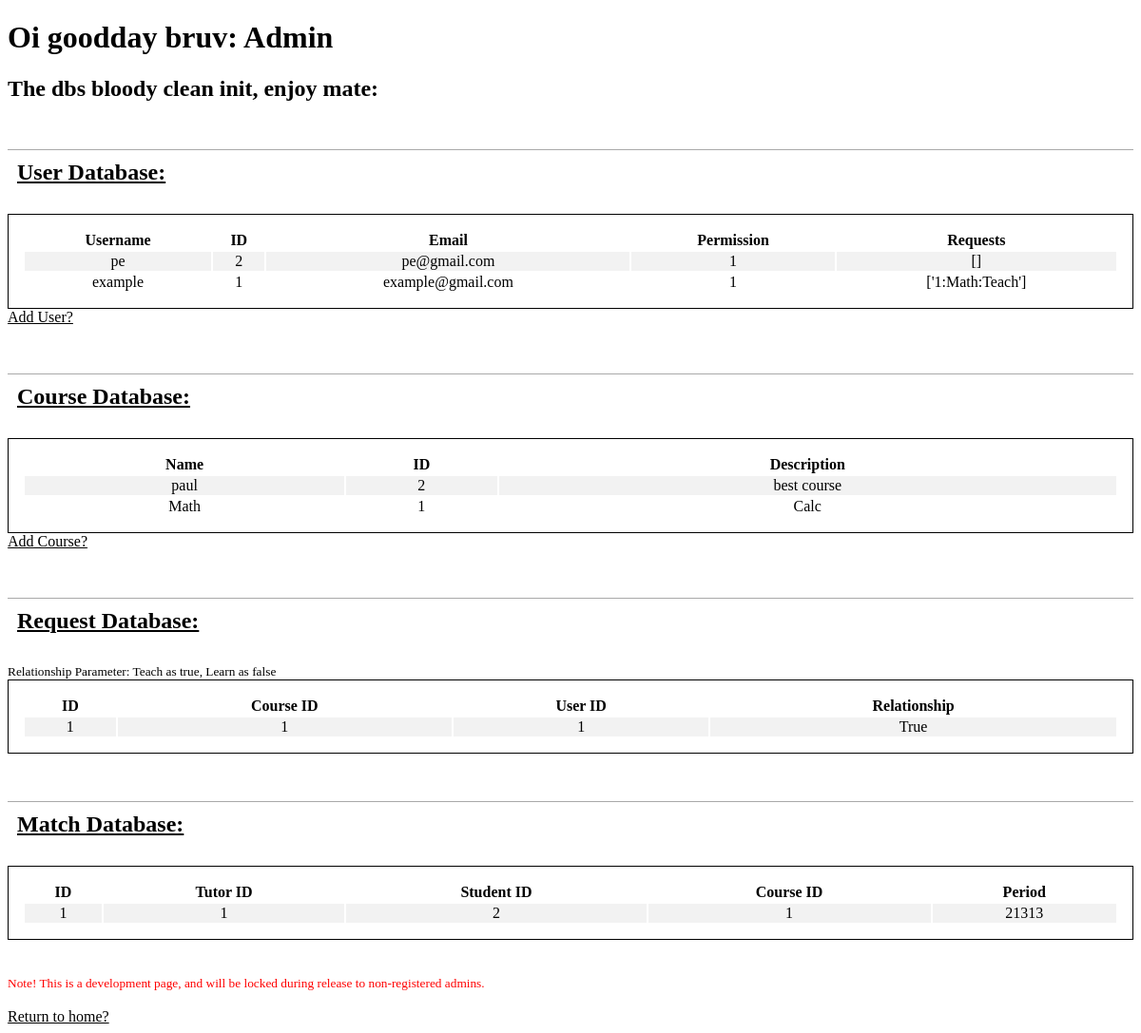
/admin, run on an earlier commit of the app's database.
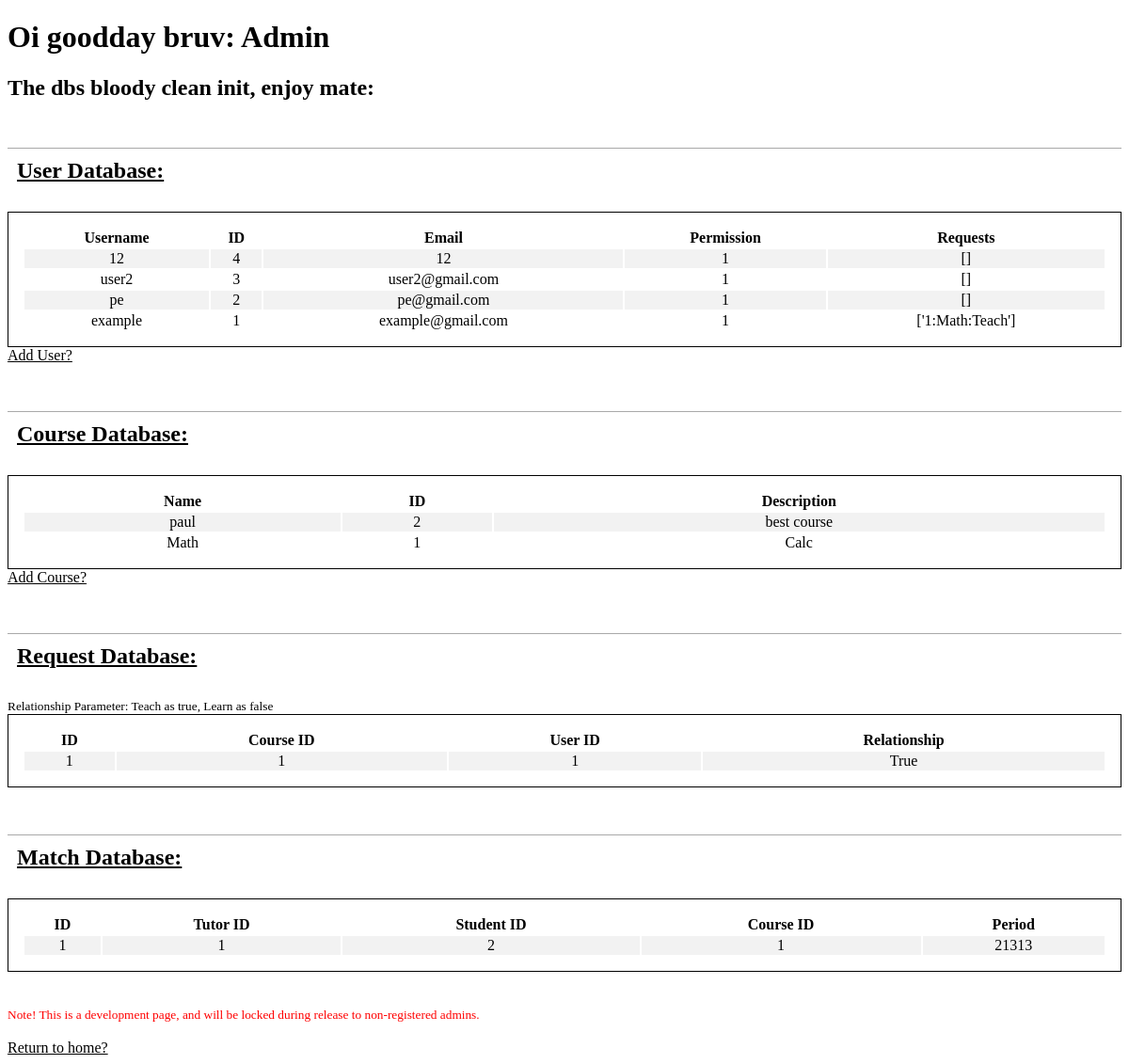
And on a later commit of the database.
### PeerTutor/models.py (models this page shows, shortened)
class User(db.Model, UserMixin):
    __tablename__ = 'user'
    id = db.Column(db.Integer, primary_key=True)
    username = db.Column(db.String(20), unique=True, nullable=False)
    email = db.Column(db.String(120), unique=True, nullable=False)
    password = db.Column(db.String(60), nullable=False)
    permission = db.Column(db.Integer, default='1')
    grade = db.Column(db.Integer, nullable=False)
    date_joined = db.Column(db.DateTime, nullable=False, default=datetime.utcnow)
    gradeLevels = db.Column(db.String(120), default="8,9,10,11,12") #8 means all middle school
    schedule = db.relationship('Schedule', backref='user', lazy=True)
    matches = db.Column(db.PickleType, nullable=True)
    requests = db.relationship('CourseRequest', backref='user', lazy=True)

class CourseRequest(db.Model):
    __tablename__ = 'courseRequest'
    id = db.Column(db.Integer, primary_key=True)
    user_id = db.Column(db.Integer, db.ForeignKey('user.id'), nullable=False)
    course_id = db.Column(db.Integer, nullable=False)
    relationship = db.Column('relationship', db.Boolean, nullable=False)

class Course(db.Model):
    __tablename__ = 'course'
    id = db.Column(db.Integer, primary_key=True)
    name = db.Column(db.String(20), unique=True, nullable=False)
    description = db.Column(db.Text, nullable=False)

class Match(db.Model):
    __tablename__ = 'match'
    id = db.Column(db.Integer, primary_key=True)
    tutor_id = db.Column(db.Integer, nullable=False)
    tutee_id = db.Column(db.Integer, nullable=False)
    course_id = db.Column(db.Integer, nullable=False)
    period = db.Column('period', db.String, nullable=False)

### PeerTutor/admin/routes.py (the view)
@admin.route("/admin")
def adminPage():
    users = User.query.order_by(User.date_joined.desc()).all()
    courses = Course.query.order_by(Course.id.desc()).all()
    requests = CourseRequest.query.order_by(CourseRequest.id.desc()).all()
    matches = Match.query.order_by(Match.id.desc()).all()
    return render_template('/admin.html', users=users, courses=courses,
        get_user_requests=get_user_requests, requests=requests, extract=extract,
        matches=matches)

### PeerTutor/admin/utils.py (called while the page is built)
def get_user_requests(user):
    requests = CourseRequest.query.filter_by(user=user).all()
    array_requests = []
    for request in requests:
        relationship = request.relationship
        if relationship == True:
            teachOrLearn = "Teach"
        else:
            teachOrLearn = "Learn"
        array_requests.append(str(request.id) + ":" + Course.query.get(request.id).name + ":" + teachOrLearn)
    return array_requests

### PeerTutor/templates/admin.html (shortened to what this page needs)
{% extends 'base.html' %}
{% block content %}
    <h1> Oi goodday bruv: Admin </h1>
    <h2> The dbs bloody clean init, enjoy mate: </h2>
    <h2 class="admin-table-title"> User Database: </h2>
    <table class="admin-table">
        <tr>
            <th> Username </th>
            <th> ID </th>
            <th> Email </th>
            <th> Permission </th>
            <th> Requests </th>
        </tr>
        {% for user in users %}
            <tr>
                <td> {{ user.username }} </td>
                <td> {{ user.id }} </td>
                <td> {{ user.email }} </td>
                <td> {{ user.permission }} </td>
                <td> {{ get_user_requests(user) }} </td>
            </tr>
        {% endfor %}
    </table>
    <a class="development-link" href="{{ url_for('admin.addUser')}}"> Add User? </a>
    <h2 class="admin-table-title"> Course Database: </h2>
    <table class="admin-table">
        <tr>
            <th> Name </th>
            <th> ID </th>
            <th> Description </th>
        </tr>
        {% for course in courses %}
            <tr>
                <td> {{ course.name }} </td>
                <td> {{ course.id }} </td>
                <td> {{ course.description }} </td>
            </tr>
        {% endfor %}
    </table>
    <a class="development-link" href="{{ url_for('admin.addCourse')}}"> Add Course? </a>
    <br>
    <h2 class="admin-table-title"> Request Database: </h2>
    <small>
        Relationship Parameter: Teach as true, Learn as false
    </small>
    <table class="admin-table">
        <tr>
            <th> ID </th>
            <th> Course ID </th>
            <th> User ID </th>
            <th> Relationship </th>
        </tr>
        {% for request in requests %}
            <tr>
                <td> {{ request.id }} </td>
                <td> {{ request.user_id }} </td>
                <td> {{ request.course_id }} </td>
                <td> {{ request.relationship}} </td>
            </tr>
        {% endfor %}
    </table>
    <h2 class="admin-table-title"> Match Database: </h2>
    <table class="admin-table">
        <tr>
            <th> ID </th>
            <th> Tutor ID </th>
            <th> Student ID </th>
            <th> Course ID </th>
            <th> Period </th>
        </tr>
        {% for match in matches %}
            <tr>
                <td> {{ match.id }} </td>
                <td> {{ match.tutor_id }} </td>
                <td> {{ match.tutee_id }} </td>
                <td> {{ match.course_id }} </td>
                <td> {{ match.period }} </td>
            </tr>
        {% endfor %}
    </table>
    <br> <br>
    <small style="color:red">
        Note! This is a development page, and will be locked during release to non-registered admins.
    </small>
    <br> <br>
    <a class="development-link" href="{{url_for('main.home')}}"> Return to home? </a>
{% endblock %}

### PeerTutor/templates/base.html (shortened to what this page needs)
<!DOCTYPE html>
<html lang="en">
<head>
    <link rel="stylesheet" type="text/css" href="{{ url_for('static', filename='main.css') }}">
</head>
<body>
    <main role="main" class="#">
        <div class="#">
        <div class="#">
            {% block content %}{% endblock %}
        </div>
</body>

### PeerTutor/static/main.css (style rules this page uses)
.admin-table { border: 1px solid black; width: 100%; text-align: center; padding: 15px; }
tr { border-bottom: 1px solid black; border-right: 1px solid black; }
tr:nth-child(even) { background-color: #f2f2f2; }
.admin-table-title { text-decoration: underline; border-top: 1px solid darkgrey; margin-top: 50px; padding:10px; }
.development-link { color: black; }

What changed in the data, as far as the page shows it:
added User: username "12", id "4", email "12", permission "1", get_user_requests "[]"
added User: username "user2", id "3", email "user2@gmail.com", permission "1", get_user_requests "[]"
